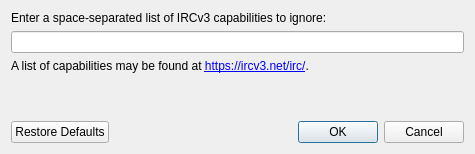
<?xml version="1.0" encoding="UTF-8"?>
<ui version="4.0">
 <class>CapsEditDlg</class>
 <widget class="QDialog" name="CapsEditDlg">
  <property name="geometry">
   <rect>
    <x>0</x>
    <y>0</y>
    <width>475</width>
    <height>154</height>
   </rect>
  </property>
  <property name="windowTitle">
   <string>Edit Network Features</string>
  </property>
  <layout class="QVBoxLayout" name="verticalLayout">
   <item>
    <widget class="QLabel" name="label">
     <property name="text">
      <string>&lt;p&gt;Enter a space-separated list of IRCv3 capabilities to ignore:&lt;/p&gt;</string>
     </property>
     <property name="alignment">
      <set>Qt::AlignLeading|Qt::AlignLeft|Qt::AlignTop</set>
     </property>
     <property name="wordWrap">
      <bool>true</bool>
     </property>
    </widget>
   </item>
   <item>
    <widget class="QLineEdit" name="skipCapsEdit"/>
   </item>
   <item>
    <widget class="QLabel" name="label_2">
     <property name="text">
      <string>&lt;p&gt;A list of capabilities may be found at &lt;a href=&quot;https://ircv3.net/irc/&quot;&gt;https://ircv3.net/irc/&lt;/a&gt;.&lt;/p&gt;</string>
     </property>
     <property name="alignment">
      <set>Qt::AlignLeading|Qt::AlignLeft|Qt::AlignTop</set>
     </property>
     <property name="wordWrap">
      <bool>true</bool>
     </property>
     <property name="openExternalLinks">
      <bool>true</bool>
     </property>
     <property name="textInteractionFlags">
      <set>Qt::LinksAccessibleByKeyboard|Qt::LinksAccessibleByMouse</set>
     </property>
    </widget>
   </item>
   <item>
    <spacer>
     <property name="orientation">
      <enum>Qt::Vertical</enum>
     </property>
     <property name="sizeHint" stdset="0">
      <size>
       <width>270</width>
       <height>0</height>
      </size>
     </property>
    </spacer>
   </item>
   <item>
    <widget class="QDialogButtonBox" name="buttonBox">
     <property name="orientation">
      <enum>Qt::Horizontal</enum>
     </property>
     <property name="standardButtons">
      <set>QDialogButtonBox::Cancel|QDialogButtonBox::Ok|QDialogButtonBox::RestoreDefaults</set>
     </property>
    </widget>
   </item>
  </layout>
 </widget>
 <resources/>
 <connections>
  <connection>
   <sender>buttonBox</sender>
   <signal>accepted()</signal>
   <receiver>CapsEditDlg</receiver>
   <slot>accept()</slot>
   <hints>
    <hint type="sourcelabel">
     <x>248</x>
     <y>254</y>
    </hint>
    <hint type="destinationlabel">
     <x>157</x>
     <y>274</y>
    </hint>
   </hints>
  </connection>
  <connection>
   <sender>buttonBox</sender>
   <signal>rejected()</signal>
   <receiver>CapsEditDlg</receiver>
   <slot>reject()</slot>
   <hints>
    <hint type="sourcelabel">
     <x>316</x>
     <y>260</y>
    </hint>
    <hint type="destinationlabel">
     <x>286</x>
     <y>274</y>
    </hint>
   </hints>
  </connection>
 </connections>
</ui>
